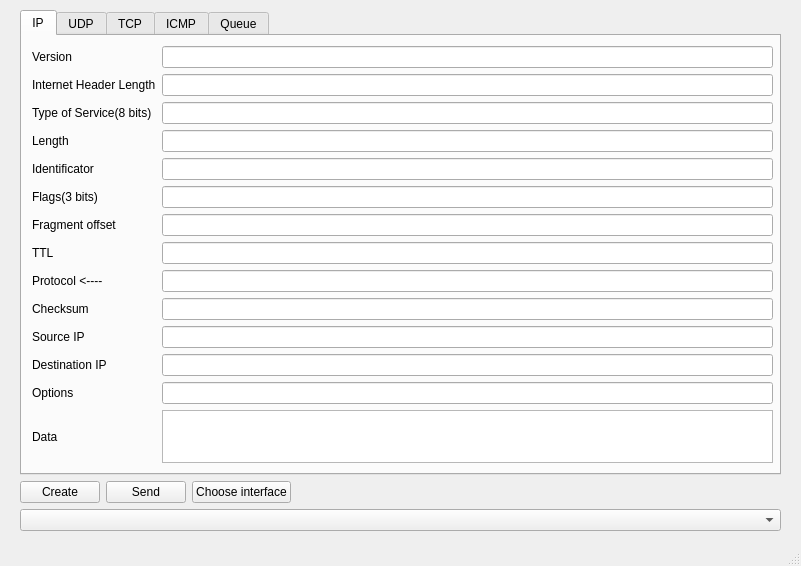
<?xml version="1.0" encoding="UTF-8"?>
<ui version="4.0">
 <class>MainWindow</class>
 <widget class="QMainWindow" name="MainWindow">
  <property name="geometry">
   <rect>
    <x>0</x>
    <y>0</y>
    <width>801</width>
    <height>566</height>
   </rect>
  </property>
  <property name="windowTitle">
   <string>MainWindow</string>
  </property>
  <widget class="QWidget" name="centralwidget">
   <widget class="QWidget" name="verticalLayoutWidget">
    <property name="geometry">
     <rect>
      <x>20</x>
      <y>10</y>
      <width>761</width>
      <height>521</height>
     </rect>
    </property>
    <layout class="QVBoxLayout" name="verticalLayout">
     <item>
      <widget class="QTabWidget" name="tabWidget">
       <property name="currentIndex">
        <number>0</number>
       </property>
       <widget class="QWidget" name="tab_4">
        <attribute name="title">
         <string>IP</string>
        </attribute>
        <widget class="QWidget" name="gridLayoutWidget_3">
         <property name="geometry">
          <rect>
           <x>10</x>
           <y>10</y>
           <width>741</width>
           <height>417</height>
          </rect>
         </property>
         <layout class="QGridLayout" name="gridLayout_3">
          <item row="14" column="1">
           <spacer name="verticalSpacer_3">
            <property name="orientation">
             <enum>Qt::Vertical</enum>
            </property>
            <property name="sizeHint" stdset="0">
             <size>
              <width>20</width>
              <height>40</height>
             </size>
            </property>
           </spacer>
          </item>
          <item row="6" column="0">
           <widget class="QLabel" name="label_19">
            <property name="text">
             <string>Fragment offset</string>
            </property>
           </widget>
          </item>
          <item row="2" column="0">
           <widget class="QLabel" name="label_28">
            <property name="text">
             <string>Type of Service(8 bits)</string>
            </property>
           </widget>
          </item>
          <item row="1" column="0">
           <widget class="QLabel" name="label_18">
            <property name="text">
             <string>Internet Header Length</string>
            </property>
           </widget>
          </item>
          <item row="3" column="0">
           <widget class="QLabel" name="label_21">
            <property name="text">
             <string>Length</string>
            </property>
           </widget>
          </item>
          <item row="13" column="0">
           <widget class="QLabel" name="label_26">
            <property name="text">
             <string>Data</string>
            </property>
           </widget>
          </item>
          <item row="8" column="1">
           <widget class="QLineEdit" name="lineEdit_IPProt"/>
          </item>
          <item row="9" column="0">
           <widget class="QLabel" name="label_23">
            <property name="text">
             <string>Checksum</string>
            </property>
           </widget>
          </item>
          <item row="12" column="1">
           <widget class="QLineEdit" name="lineEdit_IPOpt"/>
          </item>
          <item row="0" column="0">
           <widget class="QLabel" name="label_27">
            <property name="text">
             <string>Version</string>
            </property>
           </widget>
          </item>
          <item row="3" column="1">
           <widget class="QLineEdit" name="lineEdit_IPLen"/>
          </item>
          <item row="1" column="1">
           <widget class="QLineEdit" name="lineEdit_IPIHL"/>
          </item>
          <item row="12" column="0">
           <widget class="QLabel" name="label_29">
            <property name="text">
             <string>Options</string>
            </property>
           </widget>
          </item>
          <item row="13" column="1">
           <widget class="QPlainTextEdit" name="plainTextEdit_IPData"/>
          </item>
          <item row="4" column="0">
           <widget class="QLabel" name="label_24">
            <property name="text">
             <string>Identificator</string>
            </property>
           </widget>
          </item>
          <item row="6" column="1">
           <widget class="QLineEdit" name="lineEdit_IPFrag"/>
          </item>
          <item row="8" column="0">
           <widget class="QLabel" name="label_25">
            <property name="text">
             <string>Protocol &lt;----</string>
            </property>
           </widget>
          </item>
          <item row="7" column="1">
           <widget class="QLineEdit" name="lineEdit_IPTTL"/>
          </item>
          <item row="2" column="1">
           <widget class="QLineEdit" name="lineEdit_IPTOS"/>
          </item>
          <item row="11" column="0">
           <widget class="QLabel" name="label_30">
            <property name="text">
             <string>Destination IP</string>
            </property>
           </widget>
          </item>
          <item row="5" column="0">
           <widget class="QLabel" name="label_22">
            <property name="text">
             <string>Flags(3 bits)</string>
            </property>
           </widget>
          </item>
          <item row="9" column="1">
           <widget class="QLineEdit" name="lineEdit_IPChecksum"/>
          </item>
          <item row="4" column="1">
           <widget class="QLineEdit" name="lineEdit_IPID"/>
          </item>
          <item row="5" column="1">
           <widget class="QLineEdit" name="lineEdit_IPFlags"/>
          </item>
          <item row="7" column="0">
           <widget class="QLabel" name="label_20">
            <property name="text">
             <string>TTL</string>
            </property>
           </widget>
          </item>
          <item row="0" column="1">
           <widget class="QLineEdit" name="lineEdit_IPVersion"/>
          </item>
          <item row="10" column="0">
           <widget class="QLabel" name="label_31">
            <property name="text">
             <string>Source IP</string>
            </property>
           </widget>
          </item>
          <item row="10" column="1">
           <widget class="QLineEdit" name="lineEdit_IPSrc"/>
          </item>
          <item row="11" column="1">
           <widget class="QLineEdit" name="lineEdit_IPDst"/>
          </item>
         </layout>
        </widget>
       </widget>
       <widget class="QWidget" name="tab_5">
        <attribute name="title">
         <string>UDP</string>
        </attribute>
        <widget class="QWidget" name="gridLayoutWidget">
         <property name="geometry">
          <rect>
           <x>9</x>
           <y>9</y>
           <width>741</width>
           <height>351</height>
          </rect>
         </property>
         <layout class="QGridLayout" name="gridLayout">
          <item row="3" column="0">
           <widget class="QLabel" name="label_4">
            <property name="text">
             <string>Cheksum</string>
            </property>
           </widget>
          </item>
          <item row="5" column="1">
           <spacer name="verticalSpacer">
            <property name="orientation">
             <enum>Qt::Vertical</enum>
            </property>
            <property name="sizeHint" stdset="0">
             <size>
              <width>20</width>
              <height>40</height>
             </size>
            </property>
           </spacer>
          </item>
          <item row="2" column="1">
           <widget class="QLineEdit" name="lineEdit_UDPLen"/>
          </item>
          <item row="0" column="0">
           <widget class="QLabel" name="label">
            <property name="text">
             <string>Source Port</string>
            </property>
           </widget>
          </item>
          <item row="1" column="1">
           <widget class="QLineEdit" name="lineEdit_UDPDst"/>
          </item>
          <item row="4" column="0">
           <widget class="QLabel" name="label_5">
            <property name="text">
             <string>Data</string>
            </property>
           </widget>
          </item>
          <item row="2" column="0">
           <widget class="QLabel" name="label_3">
            <property name="text">
             <string>Length</string>
            </property>
           </widget>
          </item>
          <item row="1" column="0">
           <widget class="QLabel" name="label_2">
            <property name="text">
             <string>Destination Port</string>
            </property>
           </widget>
          </item>
          <item row="3" column="1">
           <widget class="QLineEdit" name="lineEdit_UDPChecksum"/>
          </item>
          <item row="0" column="1">
           <widget class="QLineEdit" name="lineEdit_UDPSrc"/>
          </item>
          <item row="4" column="1">
           <widget class="QPlainTextEdit" name="plainTextEdit_UDPData"/>
          </item>
         </layout>
        </widget>
       </widget>
       <widget class="QWidget" name="tab_6">
        <attribute name="title">
         <string>TCP</string>
        </attribute>
        <widget class="QWidget" name="gridLayoutWidget_2">
         <property name="geometry">
          <rect>
           <x>10</x>
           <y>10</y>
           <width>741</width>
           <height>365</height>
          </rect>
         </property>
         <layout class="QGridLayout" name="gridLayout_2">
          <item row="7" column="0">
           <widget class="QLabel" name="label_14">
            <property name="text">
             <string>Window size</string>
            </property>
           </widget>
          </item>
          <item row="10" column="0">
           <widget class="QLabel" name="label_17">
            <property name="text">
             <string>Options</string>
            </property>
           </widget>
          </item>
          <item row="2" column="0">
           <widget class="QLabel" name="label_9">
            <property name="text">
             <string>Sequence number</string>
            </property>
           </widget>
          </item>
          <item row="9" column="0">
           <widget class="QLabel" name="label_16">
            <property name="text">
             <string>Urgent pointer</string>
            </property>
           </widget>
          </item>
          <item row="8" column="0">
           <widget class="QLabel" name="label_15">
            <property name="text">
             <string>Checksum</string>
            </property>
           </widget>
          </item>
          <item row="4" column="0">
           <widget class="QLabel" name="label_11">
            <property name="text">
             <string>Data offset</string>
            </property>
           </widget>
          </item>
          <item row="1" column="0">
           <widget class="QLabel" name="label_10">
            <property name="text">
             <string>Destination Port</string>
            </property>
           </widget>
          </item>
          <item row="6" column="0">
           <widget class="QLabel" name="label_13">
            <property name="text">
             <string>Flags(9 bits)</string>
            </property>
           </widget>
          </item>
          <item row="3" column="0">
           <widget class="QLabel" name="label_6">
            <property name="text">
             <string>Acknowlegment number</string>
            </property>
           </widget>
          </item>
          <item row="0" column="0">
           <widget class="QLabel" name="label_7">
            <property name="text">
             <string>Source Port</string>
            </property>
           </widget>
          </item>
          <item row="5" column="0">
           <widget class="QLabel" name="label_12">
            <property name="text">
             <string>Reserved</string>
            </property>
           </widget>
          </item>
          <item row="12" column="1">
           <spacer name="verticalSpacer_2">
            <property name="orientation">
             <enum>Qt::Vertical</enum>
            </property>
            <property name="sizeHint" stdset="0">
             <size>
              <width>20</width>
              <height>40</height>
             </size>
            </property>
           </spacer>
          </item>
          <item row="11" column="0">
           <widget class="QLabel" name="label_8">
            <property name="text">
             <string>Data</string>
            </property>
           </widget>
          </item>
          <item row="10" column="1">
           <widget class="QLineEdit" name="lineEdit_TCPOptions"/>
          </item>
          <item row="10" column="2">
           <widget class="QLineEdit" name="lineEdit_TCPOptionValue"/>
          </item>
          <item row="0" column="1" colspan="2">
           <widget class="QLineEdit" name="lineEdit_TCPSrc"/>
          </item>
          <item row="1" column="1" colspan="2">
           <widget class="QLineEdit" name="lineEdit_TCPDst"/>
          </item>
          <item row="2" column="1" colspan="2">
           <widget class="QLineEdit" name="lineEdit_TCPSeq"/>
          </item>
          <item row="3" column="1" colspan="2">
           <widget class="QLineEdit" name="lineEdit_TCPAck"/>
          </item>
          <item row="4" column="1" colspan="2">
           <widget class="QLineEdit" name="lineEdit_TCPDataOffset"/>
          </item>
          <item row="5" column="1" colspan="2">
           <widget class="QLineEdit" name="lineEdit_TCPReserved"/>
          </item>
          <item row="6" column="1" colspan="2">
           <widget class="QLineEdit" name="lineEdit_TCPFlags"/>
          </item>
          <item row="7" column="1" colspan="2">
           <widget class="QLineEdit" name="lineEdit_TCPWindow"/>
          </item>
          <item row="8" column="1" colspan="2">
           <widget class="QLineEdit" name="lineEdit_TCPChecksum"/>
          </item>
          <item row="9" column="1" colspan="2">
           <widget class="QLineEdit" name="lineEdit_TCPUrgent"/>
          </item>
          <item row="11" column="1" colspan="2">
           <widget class="QPlainTextEdit" name="plainTextEdit_TCPData"/>
          </item>
         </layout>
        </widget>
       </widget>
       <widget class="QWidget" name="tab_7">
        <attribute name="title">
         <string>ICMP</string>
        </attribute>
        <widget class="QWidget" name="gridLayoutWidget_4">
         <property name="geometry">
          <rect>
           <x>10</x>
           <y>10</y>
           <width>741</width>
           <height>351</height>
          </rect>
         </property>
         <layout class="QGridLayout" name="gridLayout_4">
          <item row="0" column="0">
           <widget class="QLabel" name="label_33">
            <property name="text">
             <string>Type</string>
            </property>
           </widget>
          </item>
          <item row="5" column="0">
           <widget class="QLabel" name="label_34">
            <property name="text">
             <string>Data</string>
            </property>
           </widget>
          </item>
          <item row="3" column="0">
           <widget class="QLabel" name="label_32">
            <property name="text">
             <string>Identificator</string>
            </property>
           </widget>
          </item>
          <item row="6" column="1">
           <spacer name="verticalSpacer_4">
            <property name="orientation">
             <enum>Qt::Vertical</enum>
            </property>
            <property name="sizeHint" stdset="0">
             <size>
              <width>20</width>
              <height>40</height>
             </size>
            </property>
           </spacer>
          </item>
          <item row="2" column="1">
           <widget class="QLineEdit" name="lineEdit_ICMPChecksum"/>
          </item>
          <item row="1" column="1">
           <widget class="QLineEdit" name="lineEdit_ICMPCode"/>
          </item>
          <item row="2" column="0">
           <widget class="QLabel" name="label_35">
            <property name="text">
             <string>Checksum</string>
            </property>
           </widget>
          </item>
          <item row="3" column="1">
           <widget class="QLineEdit" name="lineEdit_ICMPID"/>
          </item>
          <item row="5" column="1">
           <widget class="QPlainTextEdit" name="plainTextEdit_ICMPData"/>
          </item>
          <item row="1" column="0">
           <widget class="QLabel" name="label_36">
            <property name="text">
             <string>Code</string>
            </property>
           </widget>
          </item>
          <item row="0" column="1">
           <widget class="QLineEdit" name="lineEdit_ICMPType"/>
          </item>
          <item row="4" column="0">
           <widget class="QLabel" name="label_37">
            <property name="text">
             <string>Sequence number</string>
            </property>
           </widget>
          </item>
          <item row="4" column="1">
           <widget class="QLineEdit" name="lineEdit_ICMPSeq"/>
          </item>
         </layout>
        </widget>
       </widget>
       <widget class="QWidget" name="tab_8">
        <attribute name="title">
         <string>Queue</string>
        </attribute>
        <widget class="QTableWidget" name="tableWidget_Queue">
         <property name="geometry">
          <rect>
           <x>10</x>
           <y>10</y>
           <width>741</width>
           <height>421</height>
          </rect>
         </property>
         <column>
          <property name="text">
           <string>Protocol</string>
          </property>
         </column>
         <column>
          <property name="text">
           <string>IP_Src</string>
          </property>
         </column>
         <column>
          <property name="text">
           <string>IP_Dst</string>
          </property>
         </column>
         <column>
          <property name="text">
           <string>Port_Src</string>
          </property>
         </column>
         <column>
          <property name="text">
           <string>Port_Dst</string>
          </property>
         </column>
         <column>
          <property name="text">
           <string>ICMP_Type</string>
          </property>
         </column>
        </widget>
       </widget>
      </widget>
     </item>
     <item>
      <layout class="QHBoxLayout" name="horizontalLayout">
       <item>
        <widget class="QPushButton" name="pushButton_create">
         <property name="text">
          <string>Create</string>
         </property>
        </widget>
       </item>
       <item>
        <widget class="QPushButton" name="pushButton_send">
         <property name="text">
          <string>Send</string>
         </property>
        </widget>
       </item>
       <item>
        <widget class="QPushButton" name="pushButton_choose_int">
         <property name="text">
          <string>Choose interface</string>
         </property>
        </widget>
       </item>
       <item>
        <spacer name="horizontalSpacer">
         <property name="orientation">
          <enum>Qt::Horizontal</enum>
         </property>
         <property name="sizeHint" stdset="0">
          <size>
           <width>40</width>
           <height>20</height>
          </size>
         </property>
        </spacer>
       </item>
      </layout>
     </item>
     <item>
      <widget class="QComboBox" name="comboBox_interface"/>
     </item>
    </layout>
   </widget>
  </widget>
  <widget class="QMenuBar" name="menubar">
   <property name="geometry">
    <rect>
     <x>0</x>
     <y>0</y>
     <width>801</width>
     <height>21</height>
    </rect>
   </property>
  </widget>
  <widget class="QStatusBar" name="statusbar"/>
 </widget>
 <resources/>
 <connections/>
</ui>
